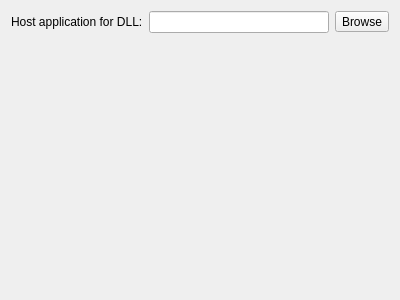
<?xml version="1.0" encoding="UTF-8"?>
<ui version="4.0">
 <class>ProjectDLLHostWidget</class>
 <widget class="QWidget" name="ProjectDLLHostWidget">
  <property name="geometry">
   <rect>
    <x>0</x>
    <y>0</y>
    <width>400</width>
    <height>300</height>
   </rect>
  </property>
  <property name="windowTitle">
   <string>Form</string>
  </property>
  <layout class="QGridLayout" name="gridLayout">
   <item row="0" column="2">
    <widget class="QToolButton" name="btnBrowse">
     <property name="toolTip">
      <string>Browse</string>
     </property>
     <property name="text">
      <string>Browse</string>
     </property>
    </widget>
   </item>
   <item row="0" column="1">
    <widget class="QLineEdit" name="txtHost"/>
   </item>
   <item row="0" column="0">
    <widget class="QLabel" name="label">
     <property name="text">
      <string>Host application for DLL:</string>
     </property>
    </widget>
   </item>
   <item row="1" column="0">
    <spacer name="verticalSpacer">
     <property name="orientation">
      <enum>Qt::Vertical</enum>
     </property>
     <property name="sizeHint" stdset="0">
      <size>
       <width>20</width>
       <height>40</height>
      </size>
     </property>
    </spacer>
   </item>
  </layout>
 </widget>
 <tabstops>
  <tabstop>txtHost</tabstop>
  <tabstop>btnBrowse</tabstop>
 </tabstops>
 <resources/>
 <connections/>
</ui>
